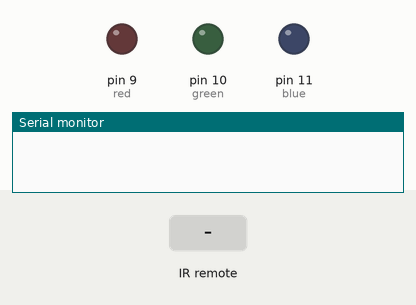
Recording of a sketch running on a simulated Arduino Uno, built with avr-gcc and run on an emulated ATmega328P. On the bench: output pins drawn as LEDs (lit = HIGH), the last lines printed to the serial monitor. Inputs (shaded band) come from the test bench.

Above: at 1.2 s.
1.3 s: infrared code 0xFD08F7 received
At 1.6 s:
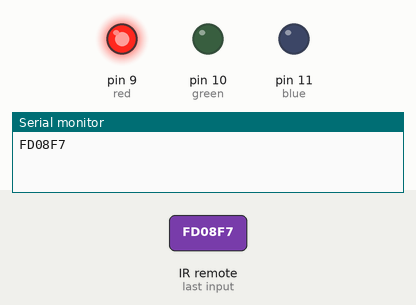
2.8 s: infrared code 0xFD8877 received
At 4.0 s:
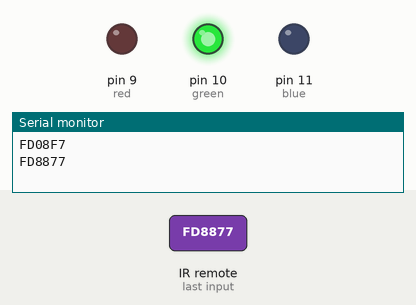
4.3 s: infrared code 0xFD48B7 received
At 5.3 s:
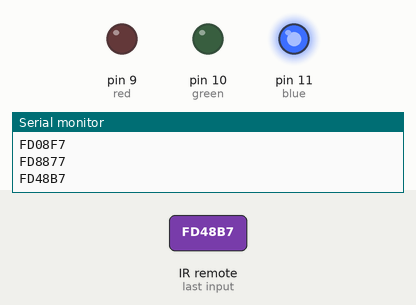
Timing chart, 0 to 7.3 s (numbered marks = the images above; inputs shaded):
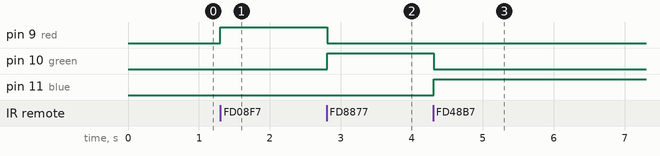

Measured:
- after the input at 1.3 s, pin 9 (red): LOW → HIGH at once
- after the input at 2.8 s, pin 9 (red): HIGH → LOW at once; pin 10 (green): LOW → HIGH at once
- after the input at 4.3 s, pin 10 (green): HIGH → LOW at once; pin 11 (blue): LOW → HIGH at once

The sketch:

spectacular_elzing1.ino
```cpp
 #include<IRremote.h>
int red = 9 ;
int blue = 11;
int green = 10;
int RECV_PIN = 6;

IRrecv irrecv(RECV_PIN);

decode_results results;

void setup()
{
  pinMode(red , OUTPUT);
  pinMode(blue , OUTPUT);
  pinMode(green , OUTPUT);
  Serial.begin(9600);
  irrecv.enableIRIn();
}

void loop()
{
  if (irrecv.decode(&results))
  {
    Serial.println(results.value , HEX);
    irrecv.resume();

    switch(results.value)
    {
      case 0xFD08F7 :
      	digitalWrite(red , HIGH);
      	digitalWrite(green , LOW);
      	digitalWrite(blue , LOW);
      	break;

      case 0xFD8877 :
      	digitalWrite(red , LOW);
      	digitalWrite(green , HIGH);
      	digitalWrite(blue , LOW);
      	break;

      case 0xFD48B7 :
      	digitalWrite(red , LOW);
      	digitalWrite(green , LOW);
      	digitalWrite(blue , HIGH);
      	break;

      case 0xFD30CF :
      	digitalWrite(red , LOW);
      	digitalWrite(green , LOW);
      	digitalWrite(blue , LOW);
      	break;

      default :
      	digitalWrite(red , LOW);
      	digitalWrite(green , LOW);
      	digitalWrite(blue , LOW);
      	break;
    }

  }
delay(100);
}
```
